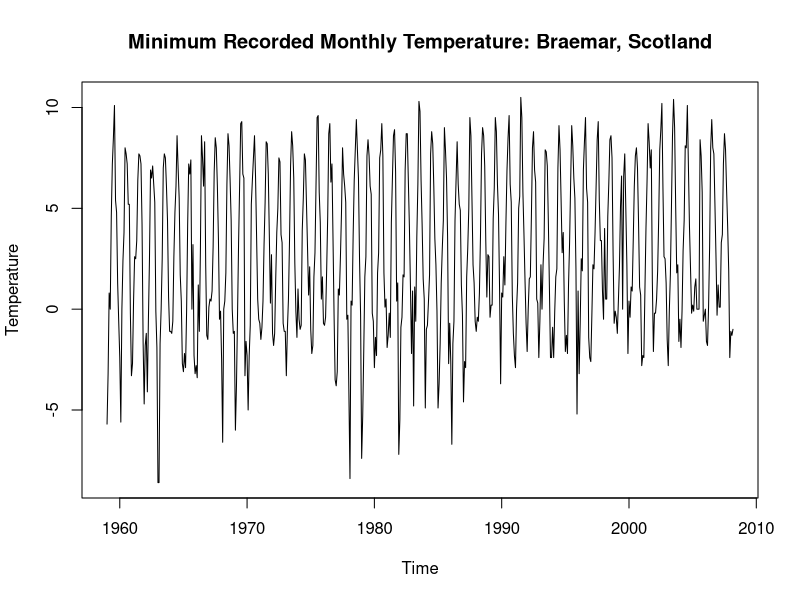
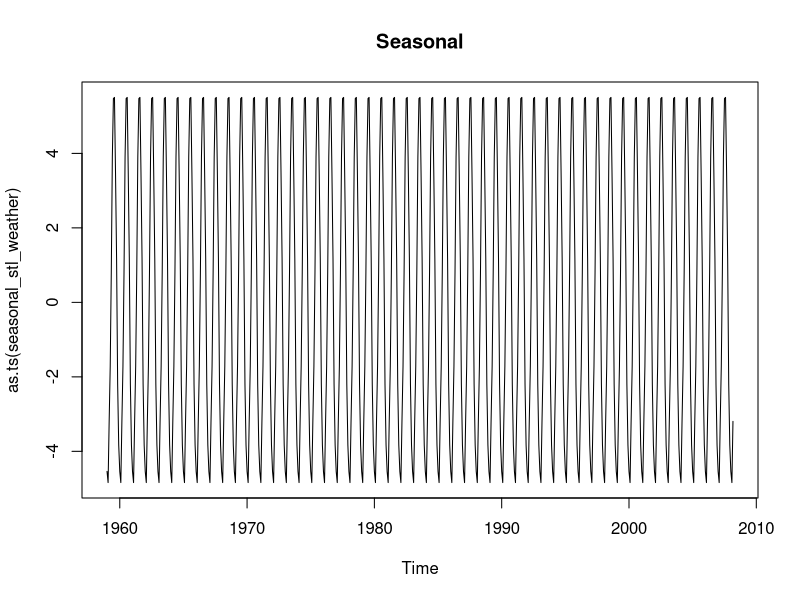
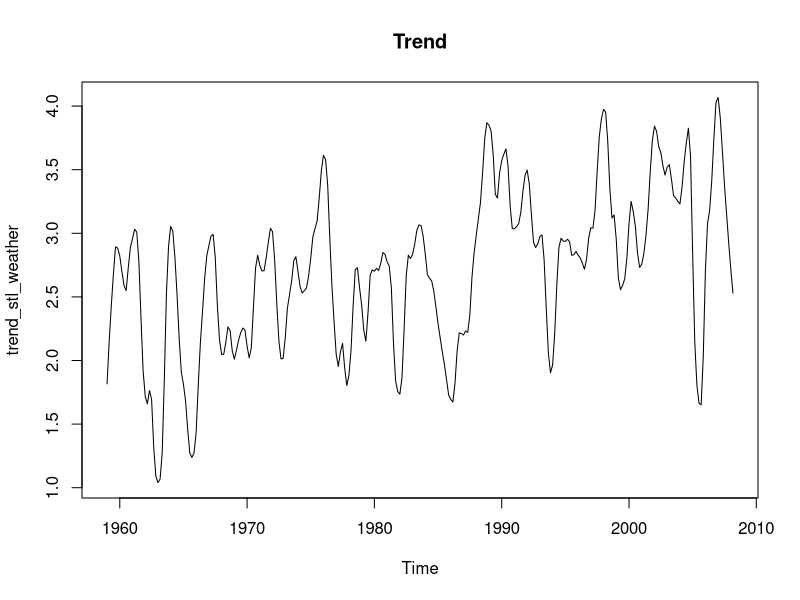
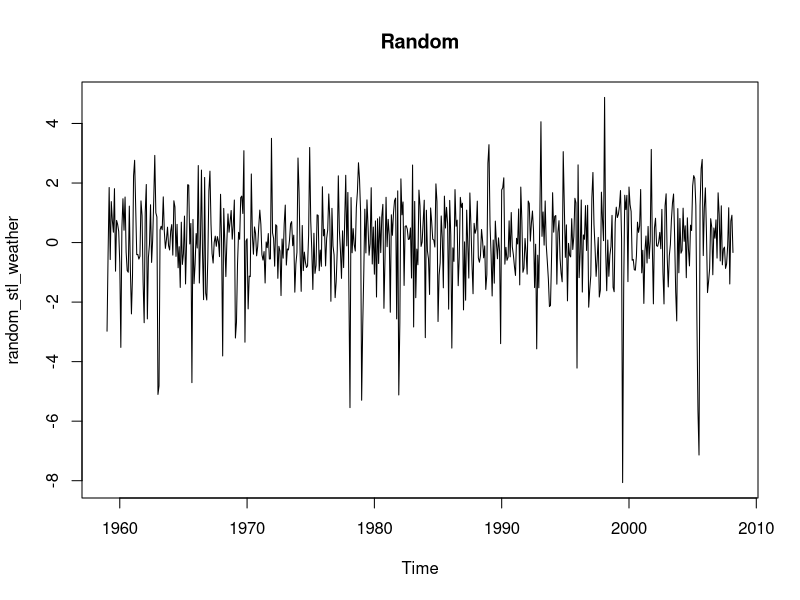
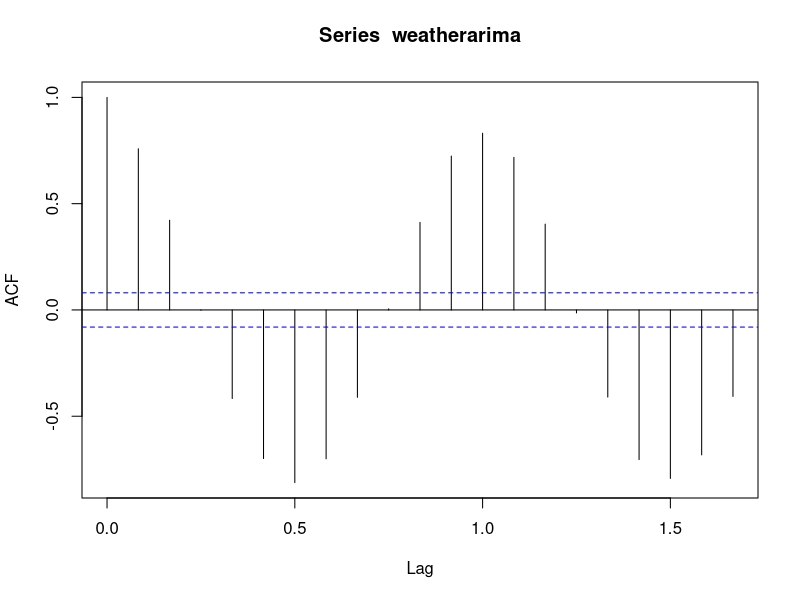
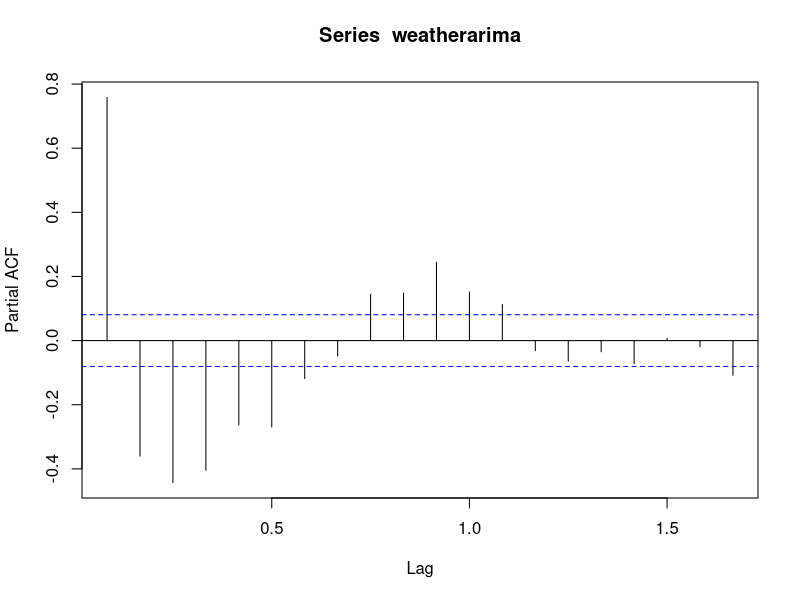
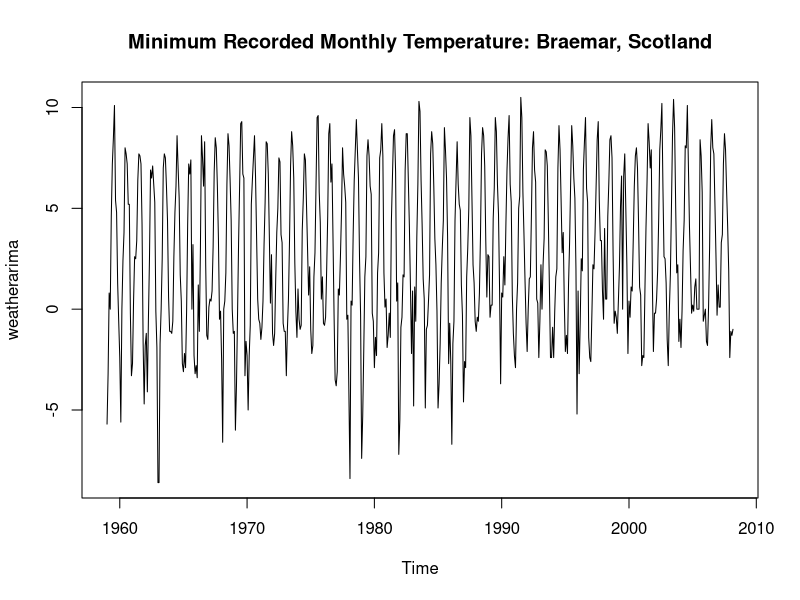
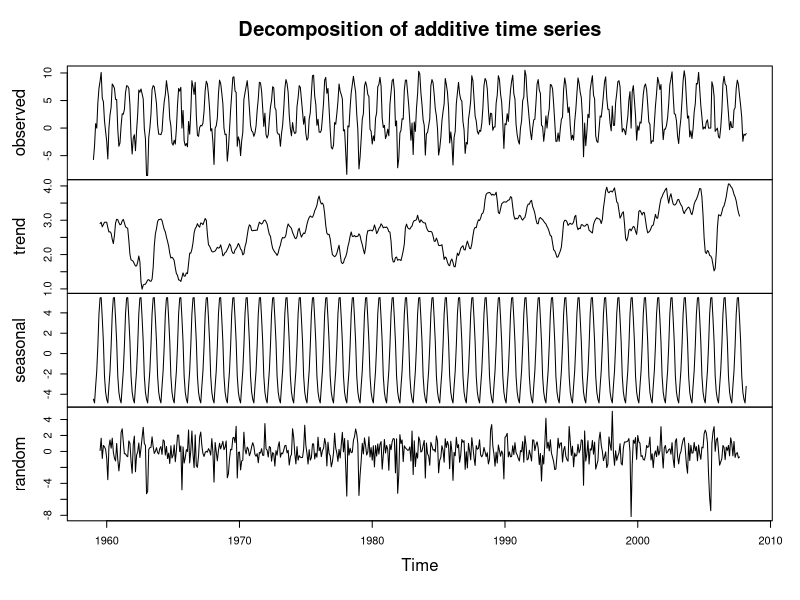

R code for these plots, in order:
# Directories
mydata<- read.csv("braemar.csv")
attach(mydata)
summary(mydata)

weatherarima <- ts(mydata$tmin[1:591], start = c(1959,1), frequency = 12)
plot(weatherarima,type="l",ylab="Temperature")
title("Minimum Recorded Monthly Temperature: Braemar, Scotland")

stl_weather = stl(weatherarima, "periodic")
seasonal_stl_weather   <- stl_weather$time.series[,1]
trend_stl_weather     <- stl_weather$time.series[,2]
random_stl_weather  <- stl_weather$time.series[,3]

plot(as.ts(seasonal_stl_weather))
title("Seasonal")
plot(trend_stl_weather)
title("Trend")
plot(random_stl_weather)
title("Random")

# Load libraries
library(MASS)
library(tseries)
library(forecast)

# ACF, PACF and Dickey-Fuller Test
acf(weatherarima, lag.max=20)
pacf(weatherarima, lag.max=20)
adf.test(weatherarima)

# Time series and seasonality
weatherarima <- ts(weatherarima, start = c(1959,1), frequency = 12)
plot(weatherarima,type="l")
title("Minimum Recorded Monthly Temperature: Braemar, Scotland")

components <- decompose(weatherarima)
components
plot(components)

# ARIMA
fitweatherarima<-auto.arima(weatherarima, trace=TRUE, test="kpss", ic="bic")
fitweatherarima
confint(fitweatherarima)
plot(weatherarima,type='l')
title('Minimum Recorded Monthly Temperature: Braemar, Scotland')

# Forecasted Values From ARIMA
forecastedvalues=forecast(fitweatherarima,h=148)
forecastedvalues
plot(forecastedvalues)

# Percentage Error
df<-data.frame(mydata$tmin[592:739],forecastedvalues$lower)
col_headings<-c("Actual Weather","Forecasted Weather")
names(df)<-col_headings
attach(df)

range(df$`Actual Weather`)

library(Metrics)
rmse(df$`Actual Weather`,df$`Forecasted Weather`)
mean(df$`Actual Weather`)
var(df$`Actual Weather`)
